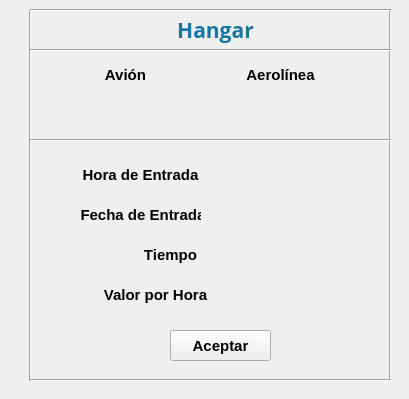
        <widget class="QWidget" name="pg_info_hg">
         <widget class="QLabel" name="lb_nomHangar">
          <property name="geometry">
           <rect>
            <x>100</x>
            <y>10</y>
            <width>231</width>
            <height>41</height>
           </rect>
          </property>
          <property name="font">
           <font>
            <family>Open Sans</family>
            <pointsize>12</pointsize>
           </font>
          </property>
          <property name="text">
           <string>&lt;html&gt;&lt;head/&gt;&lt;body&gt;&lt;p align=&quot;center&quot;&gt;&lt;span style=&quot; font-size:16pt; font-weight:600; color:#1675a3;&quot;&gt;Hangar&lt;/span&gt;&lt;/p&gt;&lt;/body&gt;&lt;/html&gt;</string>
          </property>
          <property name="textFormat">
           <enum>Qt::RichText</enum>
          </property>
         </widget>
         <widget class="QLabel" name="label_cerrarsesion_107">
          <property name="geometry">
           <rect>
            <x>90</x>
            <y>60</y>
            <width>71</width>
            <height>31</height>
           </rect>
          </property>
          <property name="font">
           <font>
            <family>Nirmala UI</family>
            <pointsize>11</pointsize>
            <weight>75</weight>
            <bold>true</bold>
           </font>
          </property>
          <property name="text">
           <string>&lt;html&gt;&lt;head/&gt;&lt;body&gt;&lt;p align=&quot;center&quot;&gt;Avión&lt;/p&gt;&lt;/body&gt;&lt;/html&gt;</string>
          </property>
         </widget>
         <widget class="QLabel" name="lb_ModelodeAvion">
          <property name="geometry">
           <rect>
            <x>60</x>
            <y>90</y>
            <width>131</width>
            <height>31</height>
           </rect>
          </property>
          <property name="font">
           <font>
            <family>Nirmala UI</family>
            <pointsize>11</pointsize>
           </font>
          </property>
          <property name="text">
           <string>&lt;html&gt;&lt;head/&gt;&lt;body&gt;&lt;p align=&quot;center&quot;&gt;&lt;br/&gt;&lt;/p&gt;&lt;/body&gt;&lt;/html&gt;</string>
          </property>
         </widget>
         <widget class="QLabel" name="label_cerrarsesion_108">
          <property name="geometry">
           <rect>
            <x>230</x>
            <y>60</y>
            <width>101</width>
            <height>31</height>
           </rect>
          </property>
          <property name="font">
           <font>
            <family>Nirmala UI</family>
            <pointsize>10</pointsize>
            <weight>75</weight>
            <bold>true</bold>
           </font>
          </property>
          <property name="text">
           <string>&lt;html&gt;&lt;head/&gt;&lt;body&gt;&lt;p align=&quot;center&quot;&gt;&lt;span style=&quot; font-size:11pt;&quot;&gt;Aerolínea&lt;/span&gt;&lt;/p&gt;&lt;/body&gt;&lt;/html&gt;</string>
          </property>
         </widget>
         <widget class="QLabel" name="lb_NombreAerolinea">
          <property name="geometry">
           <rect>
            <x>220</x>
            <y>90</y>
            <width>121</width>
            <height>31</height>
           </rect>
          </property>
          <property name="font">
           <font>
            <family>Nirmala UI</family>
            <pointsize>12</pointsize>
           </font>
          </property>
          <property name="text">
           <string>&lt;html&gt;&lt;head/&gt;&lt;body&gt;&lt;p align=&quot;center&quot;&gt;&lt;br/&gt;&lt;/p&gt;&lt;/body&gt;&lt;/html&gt;</string>
          </property>
         </widget>
         <widget class="QLabel" name="label_cerrarsesion_109">
          <property name="geometry">
           <rect>
            <x>80</x>
            <y>160</y>
            <width>121</width>
            <height>31</height>
           </rect>
          </property>
          <property name="font">
           <font>
            <family>Nirmala UI</family>
            <pointsize>9</pointsize>
            <weight>75</weight>
            <bold>true</bold>
           </font>
          </property>
          <property name="text">
           <string>&lt;html&gt;&lt;head/&gt;&lt;body&gt;&lt;p align=&quot;center&quot;&gt;&lt;span style=&quot; font-size:11pt;&quot;&gt;Hora de Entrada&lt;/span&gt;&lt;/p&gt;&lt;/body&gt;&lt;/html&gt;</string>
          </property>
         </widget>
         <widget class="QLabel" name="lb_fechaEntrada">
          <property name="geometry">
           <rect>
            <x>230</x>
            <y>200</y>
            <width>101</width>
            <height>31</height>
           </rect>
          </property>
          <property name="font">
           <font>
            <pointsize>12</pointsize>
           </font>
          </property>
          <property name="text">
           <string>&lt;html&gt;&lt;head/&gt;&lt;body&gt;&lt;p&gt;&lt;br/&gt;&lt;/p&gt;&lt;/body&gt;&lt;/html&gt;</string>
          </property>
         </widget>
         <widget class="QLabel" name="label_cerrarsesion_110">
          <property name="geometry">
           <rect>
            <x>80</x>
            <y>200</y>
            <width>121</width>
            <height>31</height>
           </rect>
          </property>
          <property name="font">
           <font>
            <family>Nirmala UI</family>
            <pointsize>9</pointsize>
            <weight>75</weight>
            <bold>true</bold>
           </font>
          </property>
          <property name="text">
           <string>&lt;html&gt;&lt;head/&gt;&lt;body&gt;&lt;p align=&quot;center&quot;&gt;&lt;span style=&quot; font-size:11pt;&quot;&gt;Fecha de Entrada&lt;/span&gt;&lt;/p&gt;&lt;/body&gt;&lt;/html&gt;</string>
          </property>
         </widget>
         <widget class="QLabel" name="lb_HoraEntrada">
          <property name="geometry">
           <rect>
            <x>230</x>
            <y>160</y>
            <width>71</width>
            <height>31</height>
           </rect>
          </property>
          <property name="font">
           <font>
            <family>Nirmala UI</family>
           </font>
          </property>
          <property name="text">
           <string>&lt;html&gt;&lt;head/&gt;&lt;body&gt;&lt;p&gt;&lt;br/&gt;&lt;/p&gt;&lt;/body&gt;&lt;/html&gt;</string>
          </property>
         </widget>
         <widget class="QLabel" name="lb_TiempoenHoras">
          <property name="geometry">
           <rect>
            <x>230</x>
            <y>240</y>
            <width>91</width>
            <height>31</height>
           </rect>
          </property>
          <property name="font">
           <font>
            <family>Nirmala UI</family>
            <pointsize>11</pointsize>
           </font>
          </property>
          <property name="text">
           <string>&lt;html&gt;&lt;head/&gt;&lt;body&gt;&lt;p&gt;&lt;br/&gt;&lt;/p&gt;&lt;/body&gt;&lt;/html&gt;</string>
          </property>
         </widget>
         <widget class="QLabel" name="label_cerrarsesion_111">
          <property name="geometry">
           <rect>
            <x>140</x>
            <y>240</y>
            <width>61</width>
            <height>31</height>
           </rect>
          </property>
          <property name="font">
           <font>
            <family>Nirmala UI</family>
            <pointsize>10</pointsize>
            <weight>75</weight>
            <bold>true</bold>
           </font>
          </property>
          <property name="text">
           <string>&lt;html&gt;&lt;head/&gt;&lt;body&gt;&lt;p align=&quot;center&quot;&gt;&lt;span style=&quot; font-size:11pt;&quot;&gt;Tiempo&lt;/span&gt;&lt;/p&gt;&lt;/body&gt;&lt;/html&gt;</string>
          </property>
         </widget>
         <widget class="QLabel" name="lb_ValordelaHora">
          <property name="geometry">
           <rect>
            <x>230</x>
            <y>280</y>
            <width>71</width>
            <height>31</height>
           </rect>
          </property>
          <property name="font">
           <font>
            <family>Nirmala UI</family>
            <pointsize>11</pointsize>
           </font>
          </property>
          <property name="text">
           <string>&lt;html&gt;&lt;head/&gt;&lt;body&gt;&lt;p&gt;&lt;br/&gt;&lt;/p&gt;&lt;/body&gt;&lt;/html&gt;</string>
          </property>
         </widget>
         <widget class="QLabel" name="label_cerrarsesion_112">
          <property name="geometry">
           <rect>
            <x>100</x>
            <y>280</y>
            <width>111</width>
            <height>31</height>
           </rect>
          </property>
          <property name="font">
           <font>
            <family>Nirmala UI</family>
            <pointsize>11</pointsize>
            <weight>75</weight>
            <bold>true</bold>
           </font>
          </property>
          <property name="text">
           <string>&lt;html&gt;&lt;head/&gt;&lt;body&gt;&lt;p align=&quot;center&quot;&gt;Valor por Hora&lt;/p&gt;&lt;/body&gt;&lt;/html&gt;</string>
          </property>
         </widget>
         <widget class="Line" name="line_32">
          <property name="geometry">
           <rect>
            <x>20</x>
            <y>10</y>
            <width>20</width>
            <height>371</height>
           </rect>
          </property>
          <property name="orientation">
           <enum>Qt::Vertical</enum>
          </property>
         </widget>
         <widget class="Line" name="line_33">
          <property name="geometry">
           <rect>
            <x>380</x>
            <y>10</y>
            <width>20</width>
            <height>371</height>
           </rect>
          </property>
          <property name="orientation">
           <enum>Qt::Vertical</enum>
          </property>
         </widget>
         <widget class="Line" name="line_34">
          <property name="geometry">
           <rect>
            <x>30</x>
            <y>0</y>
            <width>361</width>
            <height>20</height>
           </rect>
          </property>
          <property name="orientation">
           <enum>Qt::Horizontal</enum>
          </property>
         </widget>
         <widget class="Line" name="line_35">
          <property name="geometry">
           <rect>
            <x>30</x>
            <y>40</y>
            <width>361</width>
            <height>20</height>
           </rect>
          </property>
          <property name="orientation">
           <enum>Qt::Horizontal</enum>
          </property>
         </widget>
         <widget class="Line" name="line_36">
          <property name="geometry">
           <rect>
            <x>30</x>
            <y>130</y>
            <width>361</width>
            <height>20</height>
           </rect>
          </property>
          <property name="orientation">
           <enum>Qt::Horizontal</enum>
          </property>
         </widget>
         <widget class="QPushButton" name="bt_aceptarinfhg">
          <property name="geometry">
           <rect>
            <x>170</x>
            <y>330</y>
            <width>101</width>
            <height>31</height>
           </rect>
          </property>
          <property name="font">
           <font>
            <pointsize>11</pointsize>
            <weight>75</weight>
            <bold>true</bold>
           </font>
          </property>
          <property name="text">
           <string>Aceptar</string>
          </property>
         </widget>
         <widget class="Line" name="line_37">
          <property name="geometry">
           <rect>
            <x>30</x>
            <y>370</y>
            <width>361</width>
            <height>20</height>
           </rect>
          </property>
          <property name="orientation">
           <enum>Qt::Horizontal</enum>
          </property>
         </widget>
         <widget class="QPushButton" name="bt_cerrar_infohg">
          <property name="geometry">
           <rect>
            <x>360</x>
            <y>20</y>
            <width>21</width>
            <height>21</height>
           </rect>
          </property>
          <property name="font">
           <font>
            <family>Nirmala UI</family>
            <pointsize>10</pointsize>
            <weight>75</weight>
            <bold>true</bold>
           </font>
          </property>
          <property name="cursor">
           <cursorShape>PointingHandCursor</cursorShape>
          </property>
          <property name="styleSheet">
           <string notr="true">QPushButton:hover
{
	border-style: solid;
   	background-color:#bbdefb;

}

QPushButton:pressed
{
	background-color:#0069c0;
}</string>
          </property>
          <property name="text">
           <string/>
          </property>
          <property name="icon">
           <iconset>
            <normaloff>../Ventanas/Icons/cerrar.png</normaloff>../Ventanas/Icons/cerrar.png</iconset>
          </property>
          <property name="iconSize">
           <size>
            <width>50</width>
            <height>61</height>
           </size>
          </property>
          <property name="flat">
           <bool>true</bool>
          </property>
         </widget>
        </widget>
